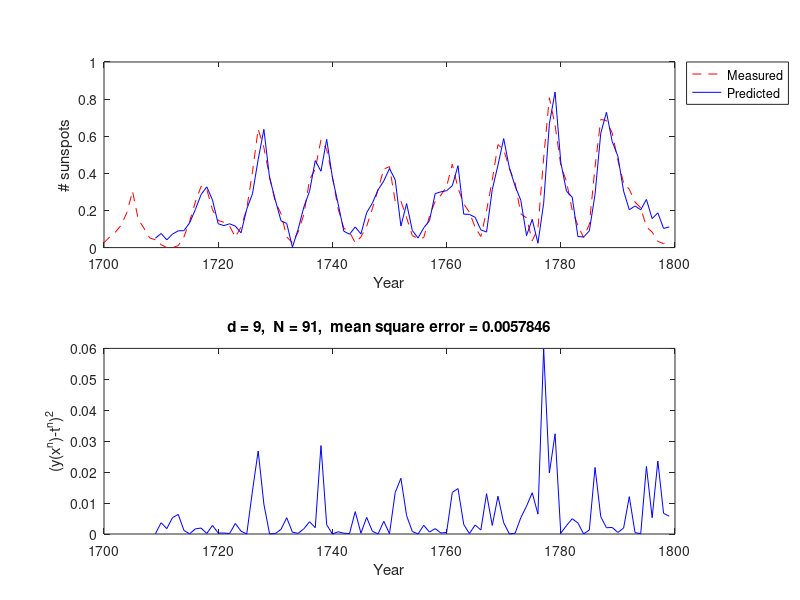

MATLAB code to generate this figure:
% MATLAB program for exercise 3 in course 02457
% This program is for part 2 out of 3 
%
% "main3b" illustrates the use of a linear model in a single 
% layer network to model the number of sunspots.
% 
% The parameters that should be changed are
%   d : The number of dimensions of the training-set.

%   (c) Karam Sidaros, September 1999.
%  Uses 
%


%%%%%%%%%%%%%%%%%%%%%%%%% Part 2 %%%%%%%%%%%%%%%%%%%%%%%%%%%
%%%%%%%%%%%%%%%%%%%%%  Linear Models %%%%%%%%%%%%%%%%%%%%%%%
%%%%%%%%%%%%%%%%%%%%%%%%%%%%%%%%%%%%%%%%%%%%%%%%%%%%%%%%%%%%
warning off

%%%%%%%%%%%%%%%%%%%%%%% Parameters %%%%%%%%%%%%%%%%%%%%%%%%%%%%%
d = 9;             % Number of dimensions
S = load('sp.dat'); % Load sunspot data-set
S = S(1:100,1:2)
year = S(:,1);  
S = S(:,2);

d
  
%%%%%%%%%%%%%%%%%%%%%%%%%%%%%%%%%%%%%%%%%%%%%%%%%%%%%%%%%

N = length(S)-d;
T = S(d+1:length(S));
X = ones(N,1);
for a = 1:N
  X(a,2:d+1) = S(a:a+d-1)';
end

w = pinv(X)*T;
%w = inv(X'*X)*X'*T

Y = X*w;
err = mean((Y-T).^2);
%%%%%%%%%%%%%%%%%%%%%% Results %%%%%%%%%%%%%%%%%%%
disp('The calculated weight-vector is ');
w
disp('The training error is');
err

%%%%%%%%%%%%%%%%%%% Plotting 3D %%%%%%%%%%%%%%%%%%%

figure(1)
% clf
% h=get(gcf,'Position');
% h0 = get(0,'defaultfigureposition');
% h(3:4)=[1 1.5].*h0(3:4);
% set(gcf,'Position',h);
% set(gcf,'PaperUnits','centimeters');
% set(gcf,'PaperType','a4');
% set(gcf,'PaperOrientation','portrait');
% set(gcf,'PaperPosition',[1 4 19 21]);

subplot( 2,1,1)
  plot(year,S,'r--',year(d+1:N+d),Y,'b-');
  ylim([0 1]);
  xlabel('Year');
  ylabel('# sunspots');
  legend('Measured','Predicted','location','bestoutside');

subplot(2,1,2)
  plot(year(d+1:N+d),(Y-T).^2,'b-');
  xlabel('Year');
  ylabel('(y(x^n)-t^n)^2')
  title(['d = ',num2str(d),',  N = ',num2str(N),',  mean square error = ',num2str(err)]);